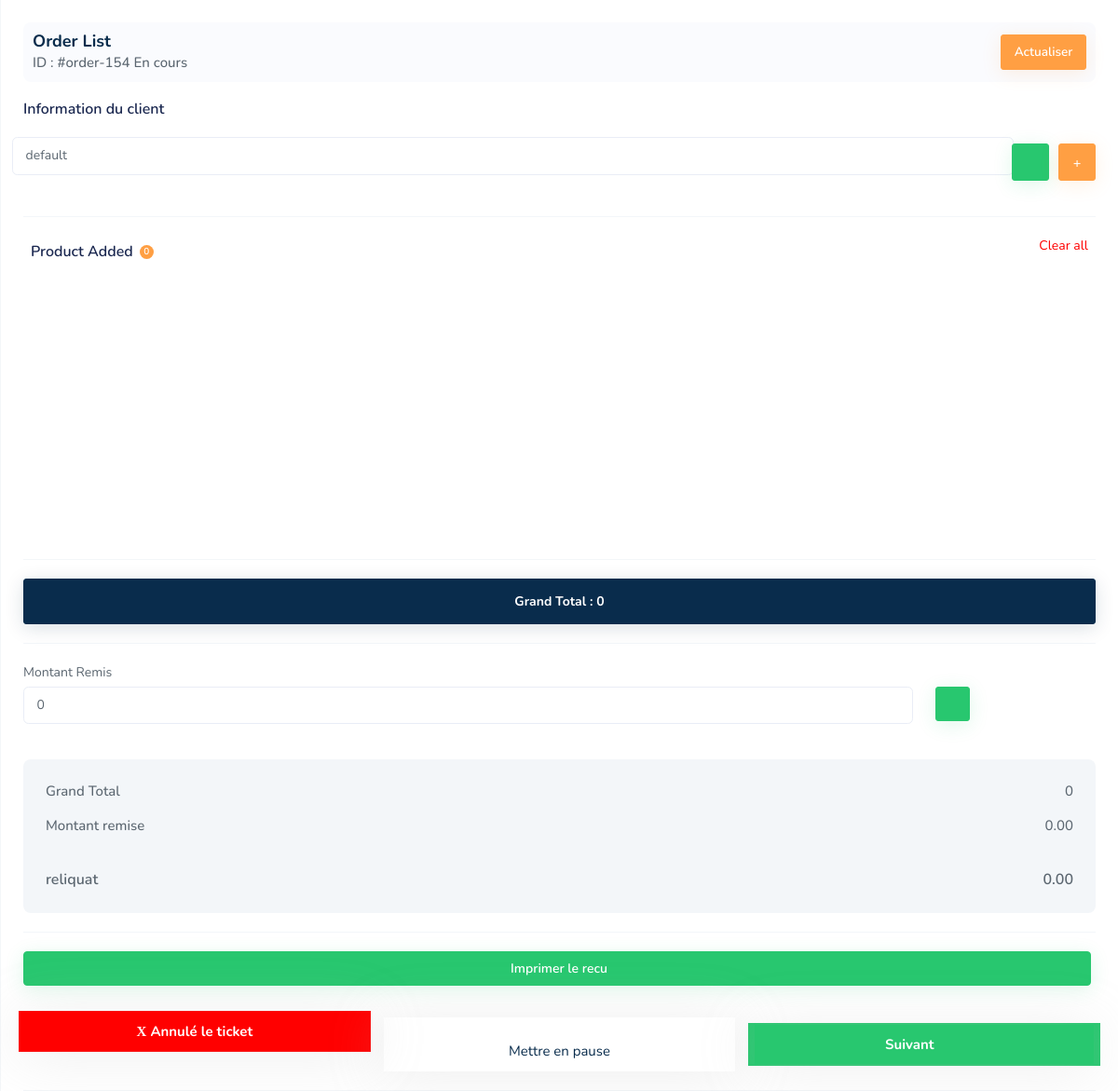
The page /pos/refresh-order/ (signed in) on the database its author committed.
### pos/models.py (models this page shows, shortened)
class Order(models.Model):
    STATUS_CHOICES = [
        ('En cours', 'En cours'),
        ('Validé', 'Validé'),
        ('Retournée', 'Retournée'),
        ('Annulé', 'Annulé'),
        ('Mis en pause', 'Mis en pause'),
    ]
    PAYMENT_STATUS_CHOICES = [
        ('soldée', 'soldée'),
        ('non soldée', 'non soldée'),
    ]
    def get_default_client():
        from crm.models import Client
        try:
            return Client.objects.get(nom='default')
        except Client.DoesNotExist:
            return None
    server = models.ForeignKey(User, on_delete=models.SET_NULL, null=True, limit_choices_to={'role': 'WAITER'}, related_name='commandes')
    client = models.ForeignKey("crm.Client", on_delete=models.SET_NULL, null=True, default=get_default_client)
    created_at = models.DateTimeField(auto_now_add=True)
    status = models.CharField(max_length=20, choices=STATUS_CHOICES, default='En cours')
    status_de_paiement = models.CharField(max_length=20, choices=PAYMENT_STATUS_CHOICES, default='non soldée')
    relicat = models.DecimalField(max_digits=10, decimal_places=2, default=Decimal('0.00'))
    montant_remise = models.DecimalField(max_digits=10, decimal_places=2, default=Decimal('0.00'))
    status_de_payement = models.CharField(max_length=50, blank=True)
    validated_at = models.DateTimeField(null=True, blank=True, auto_now=True)
    add_at = models.DateTimeField(auto_now_add=True)
    change_at = models.DateTimeField(auto_now=True)
    def get_total(self):
        return sum(item.get_total() for item in self.items.all())

### crm/models.py (models this page shows, shortened)
class Client(models.Model):
    nom = models.CharField(max_length=255)
    telephone = PhoneNumberField(blank=True)
    adresse = models.TextField()
    ancienne_dette =models.DecimalField(max_digits=10, decimal_places=2, blank=True, default=0)
    dette = models.DecimalField(max_digits=10, decimal_places=2, blank=True, default=0)
    date_ajout = models.DateTimeField(auto_now_add=True)
    disponible = models.BooleanField(default=True)

### pos/views.py (the view)
# urls.py: path('refresh-order/', views.refresh_order, name='refresh_order'),
def refresh_order(request):
    clients = Client.objects.filter(disponible=True)
    order, _ = Order.objects.get_or_create(server=request.user, status="En cours")
    return render(request, "partials/order_items.html", {"order": order, "clients": clients})

### personnels/models.py (called while the page is built)
    def __str__(self):
        return f"{self.telephone} ({self.get_role_display()})"

### pos/context_processor.py (called while the page is built, shortened)
def default(request):
   try :
    order, _ = Order.objects.get_or_create(server=request.user, status="En cours")
    stickers = []
    counter = 0
    total_items_count = sum(item.quantity for item in order.items.all())  # Total d'étiquettes à générer
    return {
        'order': order,
        'stickers': stickers,
    }
   except :
         return {}

### template/partials/order_items.html (shortened to what this page needs)
{% load custom_tags %}
{% load static %}
<link rel="stylesheet" href="{% static 'assets/css/bootstrap.min.css' %}">
<link rel="stylesheet" href="{% static 'assets/css/bootstrap-datetimepicker.min.css' %}">
<link rel="stylesheet" href="{% static 'assets/css/animate.css' %}">
<link rel="stylesheet" href="{% static 'assets/plugins/select2/css/select2.min.css' %}">
<link rel="stylesheet" href="{% static 'assets/css/dataTables.bootstrap5.min.css' %}">
<link rel="stylesheet" href="{% static 'assets/plugins/fontawesome/css/fontawesome.min.css' %}">
<link rel="stylesheet" href="{% static 'assets/plugins/fontawesome/css/all.min.css' %}">
<link rel="stylesheet" href="{% static 'assets/plugins/daterangepicker/daterangepicker.css' %}">
<link rel="stylesheet" href="{% static 'assets/plugins/owlcarousel/owl.carousel.min.css' %}">
<link rel="stylesheet" href="{% static 'assets/plugins/owlcarousel/owl.theme.default.min.css' %}">
<link rel="stylesheet" href="{% static 'assets/css/style.css' %}">
<aside class="product-order-list" id="order-items">
    <div class="head d-flex align-items-center justify-content-between w-100">
        <div class>
            <h5>Order List</h5>
            {% if order %}
            <span>ID : #order-{{ order.id }} {{ order.status }}</span>
            {% endif %}
        </div>
        <div>
            <button hx-get="{% url 'refresh_order'  %}" hx-target="#order-items" hx-swap="innerHTML"
                class="btn btn-primary">
                Actualiser
            </button>
        </div>
    </div>
    {% if order %}
    <div class="customer-info block-section">
        <h6>Information du client</h6>
        <div class="input-block d-flex align-items-center">
            <form class="flex-grow-1 row" hx-post="{% url 'choose_customer' order.id %}" hx-target="#order-items"
                method="post">
                <select class="form-control  select js-example-basic-single select2" name="client_id"
                    hx-trigger="change">
                    {% for client in clients %}
                    <option value="{{client.id}}" {% if order.client.nom == client.nom %}selected{% endif %}>
                        {{client.nom}}</option>
                    {% endfor %}
                </select>
            </form>
            <a href="#" onclick="document.getElementById('save_user').click()"
                class="btn btn-success btn-icon fa fa-check"><i data-feather="check" class="feather-16"></i></a>
            <a href="#" class="btn btn-primary btn-icon fa fa-plus" data-bs-toggle="modal"
                data-bs-target="#add-client"><i data-feather="user-plus" class="feather-16"></i></a>
        </div>
    </div>
    <div class="product-added block-section">
        <div class="head-text d-flex align-items-center justify-content-between px-2">
            {% if order.id %}
            <h6 class="d-flex align-items-center mb-0">Product Added<span class="count"> {{ order.items.all.count }}</span>
            </h6>
            <form hx-post="{% url 'clear-order' order.id %}" hx-target="#order-items" hx-swap="outerHTML">
                <a href="javascript:void(0);" class="d-flex align-items-center text-danger"
                    onclick="document.getElementById('clear-{{ item.id }}').click();">Clear all</a>
            </form>
            {% endif %}
        </div>
        <div class="product-wrap">
            <div class="product-wrap">
            </div>
        </div>
    </div>
    <div class="block-section">
        <div class="d-grid btn-block">
            <a class="btn btn-secondary" href="javascript:void(0);">
                Grand Total : {{ order.get_total }}
            </a>
        </div>
        <div class="selling-info">
            <div class="row">
                <div class="col-12">
                    <form class="input-block" hx-post="{% url 'update_payment' order.id %}" hx-target="#order-items"
                        method="post">
                        <label>Montant Remis</label>
                        <div class="row">
                            <div class="col-10">
                                <input type="number" value="{{ order.get_total }}" class="form-control"
                                    name="montant_remise"  required min="0" step="0.01" hx-trigger="change">
                            </div>
                            <div class="col-2">
                                <a href="#" onclick="document.getElementById('save_payement').click()"
                                    class="btn btn-success btn-icon fa fa-check"><i data-feather="check"
                                        class="feather-16"></i></a>
                            </div>
                        </div>
                    </form>
                </div>
            </div>
        </div>
        <div class="order-total">
            <table class="table table-responsive table-borderless">
                <tr>
                    <td>Grand Total</td>
                    <td class="text-end">{{order.get_total}} </td>
                </tr>
                <tr>
                    <td>Montant remise</td>
                    <td class="text-end">{{order.montant_remise}} </td>
                </tr>
                <tr>
                    <td>reliquat</td>
                    <td class="text-end"> {{order.relicat}} </td>
                </tr>
            </table>
        </div>
    </div>
    <div class="btn-row d-sm-flex align-items-center justify-content-between col-12">
        <a href="javascript:void(0);" class="btn btn-success btn-icon flex-fill" data-bs-toggle="modal"
            data-bs-target="#print-receipt"><span class="me-1 d-flex align-items-center"><i data-feather="credit-card"
                    class="feather-16"></i></span>Imprimer le recu</a>
    </div>
    <div class="block-section payment-method">
        <div class="row d-flex align-items-center justify-content-center methods">
            <div class="col-md-6 col-lg-4 item">
                <form class="default-cover bg-danger" method="POST" hx-post="{% url 'cancel-current-order' order.id %}"
                    hx-target="#order-items" hx-swap="outerHTML">
                    <a onclick="document.getElementById('ann-ticket').click()">
                        <span class="text-white" style="font-weight:bold"> <i class="fa fa-x"></i> Annulé le ticket
                        </span>
                    </a>
                </form>
            </div>
            <div class="col-md-6 col-lg-4 item">
                <div class="default-cover" onclick="document.getElementById('paus').click();">
                    <a href="javascript:void(0);">
                        <i class="fa fa-pause"></i>
                        <span>Mettre en pause</span>
                    </a>
                </div>
            </div>
            <div class="col-md-6 col-lg-4 item">
                <button class="default-cover bg-success w-100" onclick="document.getElementById('nextcomm').click();">
                    <a href="javascript:void(0);">
                        <span style="color: white;font-weight:bold">Suivant <i
                                class="fa fa-arrow-right px-2"></i></span>
                    </a>
                </button>
            </div>
        </div>
    </div>
    {% endif %}
</aside>

### rows shown on the page
Order: id "154", status "En cours", client_id "default", items.all.count "0", get_total "0", montant_remise "0", montant_remise "0.00", relicat "0.00"
